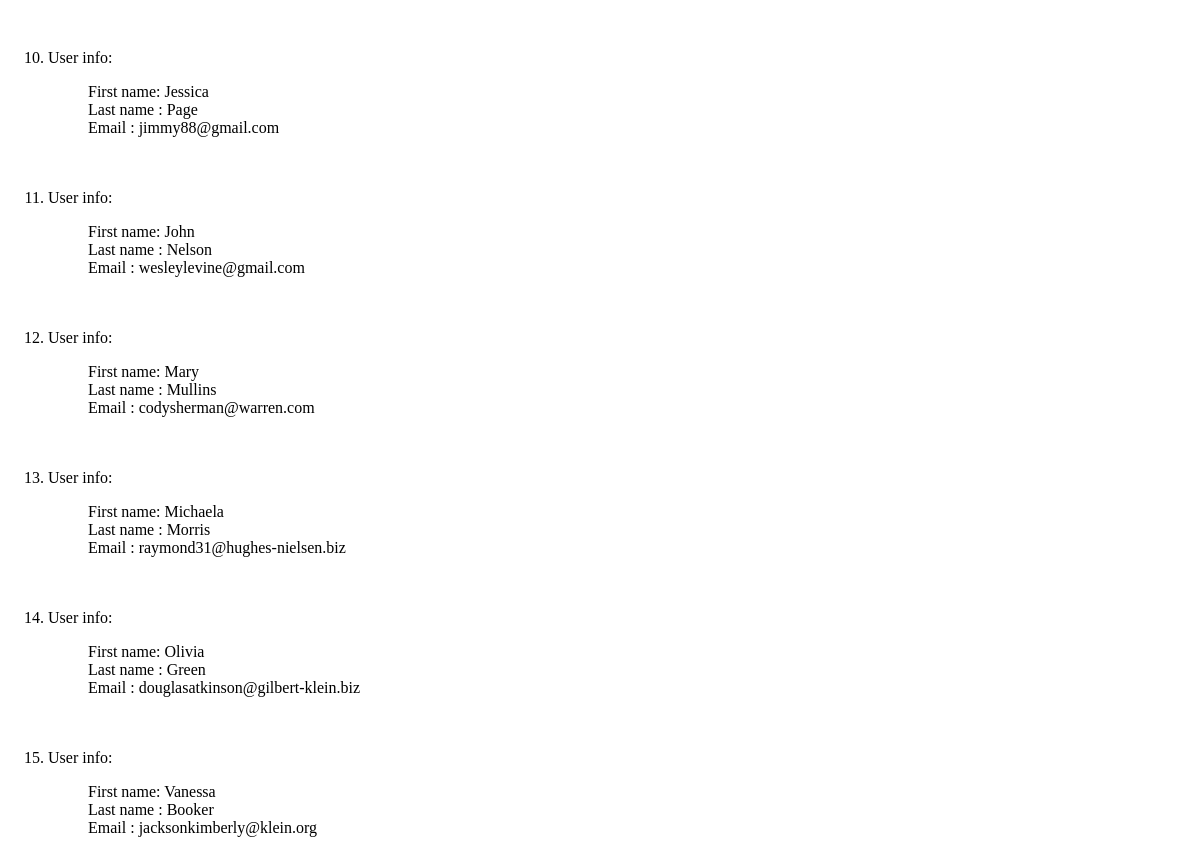
Before: /AppTwo/users (lower part) with the older database file.
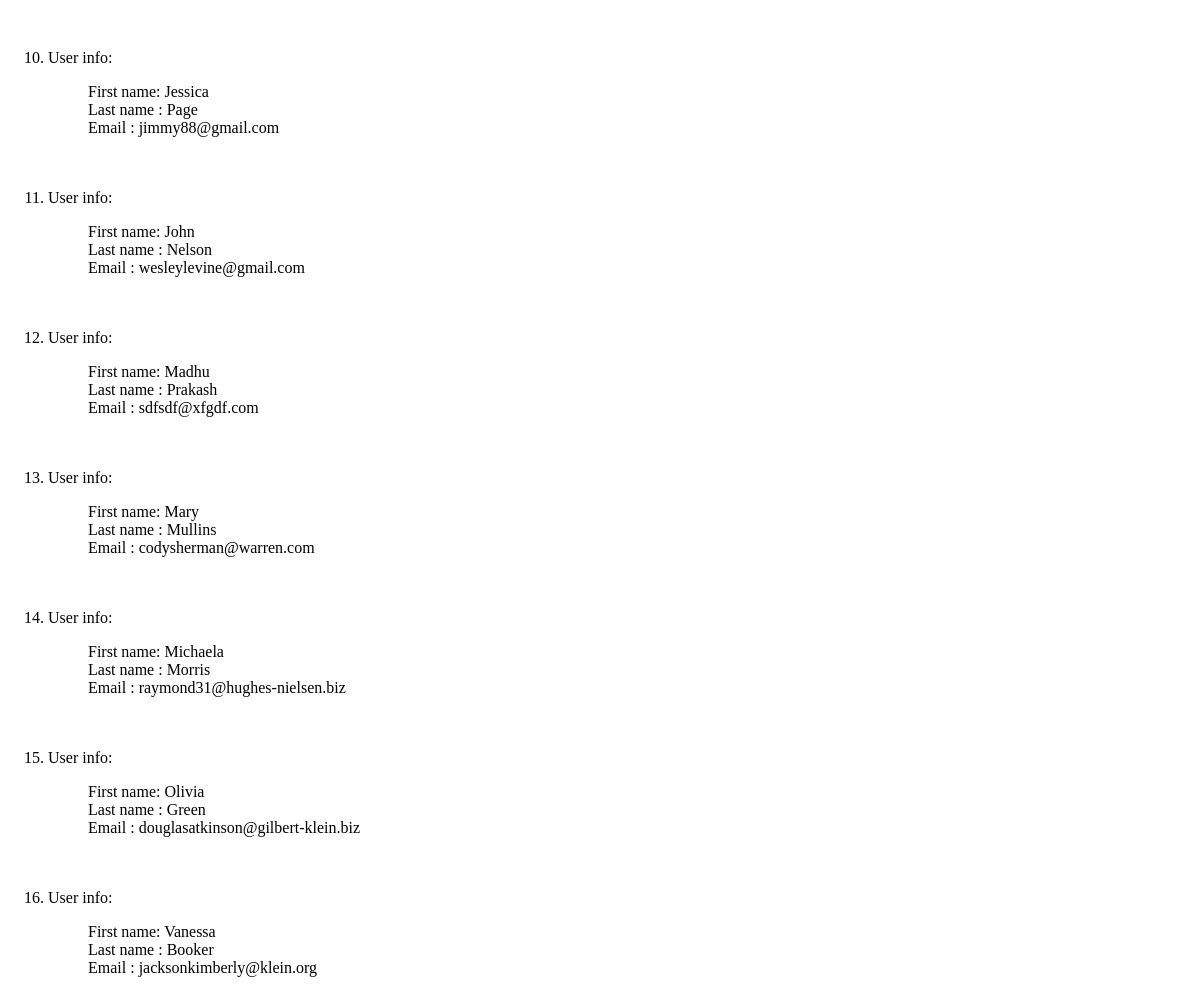
After: the same page with the newer database file.
### AppTwo/models.py (models this page shows, shortened)
class Users(models.Model):
	first_name = models.CharField(max_length = 264,unique = True)
	last_name = models.CharField(max_length = 264,unique = True)
	email = models.EmailField(max_length = 264,unique = True)

### AppTwo/views.py (the view)
# urls.py: path('users',views.users,name = 'users'),
def users(request):
	user_order = Users.objects.order_by('first_name')
	user_list = {'users_list' : user_order}
	return render(request,'ProTwo/users.html',context = user_list)

### templates/ProTwo/users.html (shortened to what this page needs)
<!DOCTYPE html>
{% load static %}
<html>
<head>
	<link rel="stylesheet" type="text/css" href="{% static "css/style.css" %}">
</head>
<body>
	<div>
		{% if users_list %}
		<ol>
		{% for usr in users_list %}
			<li>
			<p>User info: </p>
			<ul>First name: {{ usr.first_name }}</ul>
			<ul>Last name : {{ usr.last_name }}</ul>
			<ul>Email : {{ usr.email }} </ul>
			<br>
			<br>
			</li>
		{% endfor %}
		</ol>
		{% else %}
		<p>Sorry unable to load the Users Data</p>
		{% endif %}
	</div>
</body>
</html>

Changed rows visible on the page:
added Users: first_name "Madhu", last_name "Prakash", email "sdfsdf@xfgdf.com"
